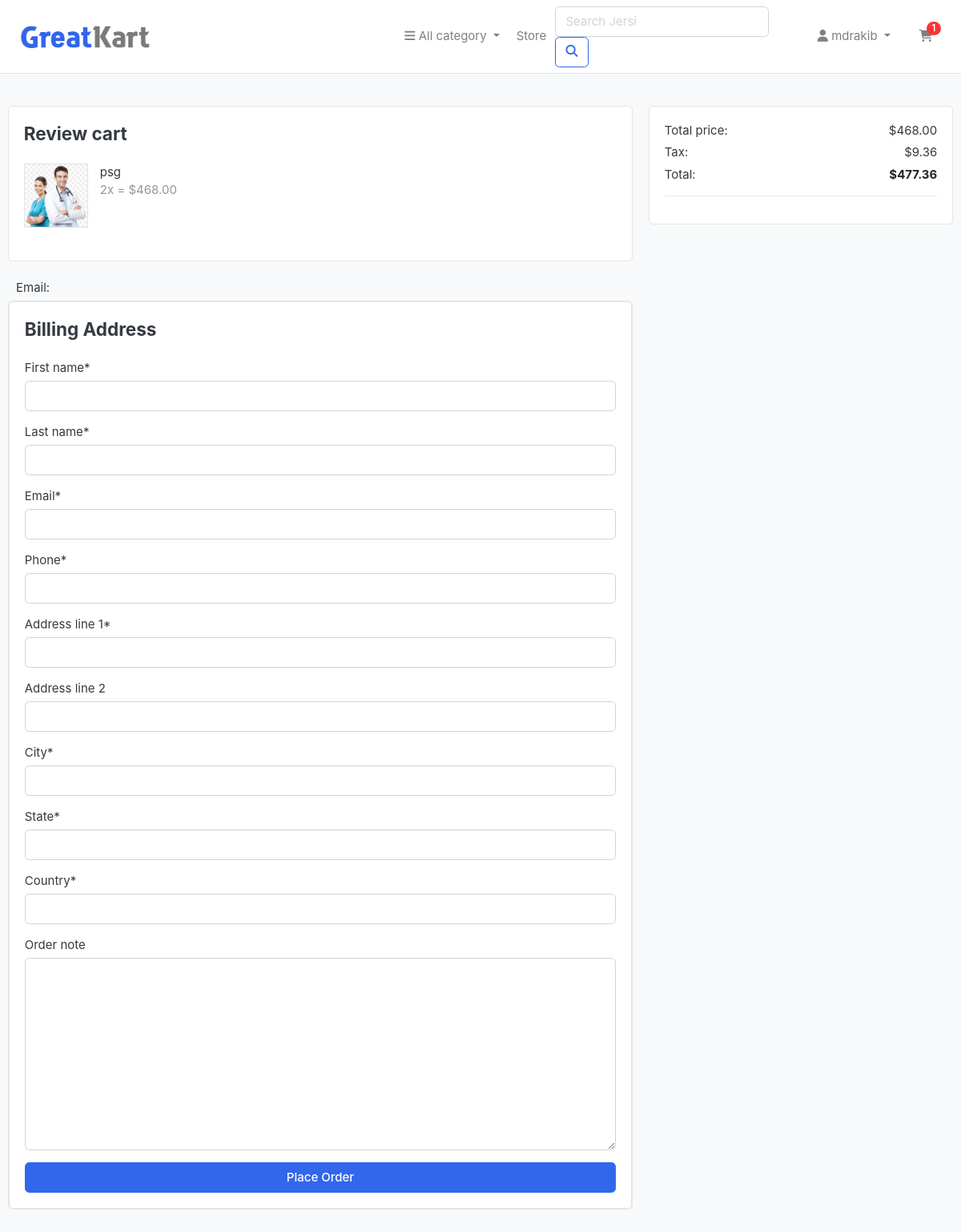
Screenshot of /checkout/ (signed in) with the database file from the repository.
### jersi_app/models.py (models this page shows, shortened)
class Cart(models.Model):
    user = models.ForeignKey(User, on_delete=models.CASCADE)
    jersi = models.ForeignKey(Jersi, on_delete=models.CASCADE)
    quantity = models.PositiveIntegerField(default=1)

class Jersi(models.Model):
    name = models.CharField(max_length=100)
    category = models.ForeignKey(Category, related_name='jerseys', on_delete=models.CASCADE)
    price = models.DecimalField(max_digits=10, decimal_places=2)
    detail = models.CharField(max_length=500)
    quantity = models.PositiveIntegerField(default=1)
    image = models.ImageField(upload_to='media/', null=True, blank=True)

### jersi_app/views.py (the view)
# urls.py: path('checkout/', views.checkout, name='checkout'),
def checkout(request):
    if request.user.is_authenticated:
        cart_items = Cart.objects.filter(user=request.user)
        total_price = sum(item.jersi.price * item.quantity for item in cart_items)
        tax = (2 * total_price) / 100  # 2% VAT
        total_price_with_tax = total_price + tax
        for item in cart_items:
            item.total_price = item.jersi.price * item.quantity
        if request.method == 'POST':
            form = AddressForm(request.POST)
            if form.is_valid():
                address = form.save(commit=False)
                address.user = request.user
                address.save()
                messages.success(request, 'Your order successfully placed!')
                return redirect('order_complate')
        else:
            form = AddressForm()
        return render(request, 'checkout.html', {
            'cart_items': cart_items,
            'total_price': total_price,
            'tax': tax,
            'total_price_with_tax': total_price_with_tax,
            'form': form
        })
    else:
        messages.success(request, 'You need to create an account and log in to proceed to checkout.')
        return redirect('signin')

### jersi_app/forms.py
class AddressForm(forms.ModelForm):
    class Meta:
        model = Address
        fields = ['first_name', 'last_name', 'email', 'phone', 'address_line_1', 'address_line_2', 'city', 'state', 'country', 'order_note']

### jersi_app/context_processors.py (called while the page is built)
def cart_items_count(request):
    if request.user.is_authenticated:
        return {'cart_items_count': Cart.objects.filter(user=request.user).count()}
    return {'cart_items_count': 0}

### jersi_app/templates/checkout.html (shortened to what this page needs)
{% extends "base.html" %}
{% load crispy_forms_tags%}
{% block body %}
<section class="section-content padding-y bg">
    <div class="container">
        <div class="row">
            <main class="col-md-8">
                <article class="card mb-4">
                    <div class="card-body">
                        <h4 class="card-title mb-4">Review cart</h4>
                        <div class="row">
                            {% for item in cart_items %}
                            <div class="col-md-6">
                                <figure class="itemside mb-4">
                                    <div class="aside"><img src="{{ item.jersi.image.url }}" class="border img-sm"></div>
                                    <figcaption class="info">
                                        <p>{{ item.jersi.name }}</p>
                                        <span class="text-muted">{{ item.quantity }}x = ${{ item.total_price }}</span>
                                    </figcaption>
                                </figure>
                            </div>
                            {% endfor %}
                        </div>
                    </div>
                </article>
				<div class="col">
					<label for="id_email">Email:</label>
				</div>
				<article class="card mb-4">
                    <div class="card">
                        <div class="card-body">
                            <h4 class="card-title mb-4">Billing Address</h4>
                            <form action="" method="POST">
								{{form|crispy}}
                                <button type="submit" class="btn btn-primary btn-block">Place Order</button>
                            </form>
                        </div>
                    </div>
                </article>
            </main>
            <aside class="col-md-4">
                <div class="card">
                    <div class="card-body">
                        <dl class="dlist-align">
                            <dt>Total price:</dt>
                            <dd class="text-right">${{ total_price }}</dd>
                        </dl>
                        <dl class="dlist-align">
                            <dt>Tax:</dt>
                            <dd class="text-right">${{ tax }}</dd>
                        </dl>
                        <dl class="dlist-align">
                            <dt>Total:</dt>
                            <dd class="text-right text-dark b"><strong>${{ total_price_with_tax }}</strong></dd>
                        </dl>
                        <hr>
                    </div>
                </div>
            </aside>
        </div>
    </div>
</section>
{% endblock %}

### jersi_app/templates/base.html (shortened to what this page needs)
<!DOCTYPE html>
{% load static %}
<html lang="en">
<head>
    <link href="{% static 'css/bootstrap.css'%}" rel="stylesheet" type="text/css" />
    <link rel="stylesheet" href="https://cdnjs.cloudflare.com/ajax/libs/font-awesome/6.7.1/css/all.min.css" />
    <link href="{% static 'css/ui.css'%}" rel="stylesheet" type="text/css" />
    <link href="{% static 'css/responsive.css'%}" rel="stylesheet" media="only screen and (max-width: 1200px)" />
</head>
<body>
<header class="section-header">
    <nav class="navbar navbar-expand-lg navbar-light bg-white border-bottom">
      <div class="container">
        <a class="navbar-brand" href="{% url 'home' %}">
          <img class="logo img-fluid" src="{% static 'images/logo.png' %}" alt="Logo" style="max-height:40px;">
        </a>
        <div class="collapse navbar-collapse" id="mainNavbar">
          <ul class="navbar-nav mr-auto">
            <li class="nav-item dropdown">
              <a class="nav-link dropdown-toggle" href="#" id="categoryDropdown" role="button" data-toggle="dropdown" aria-haspopup="true" aria-expanded="false">
                <i class="fa fa-bars"></i> All category
              </a>
            </li>
            <li class="nav-item">
              <a class="nav-link" href="{% url 'store' %}">Store</a>
            </li>
          </ul>
          <form class="form-inline my-2 my-lg-0 mr-lg-3" action="{% url 'search' %}" method="GET">
            <input class="form-control mr-sm-2" type="search" name="q" placeholder="Search Jersi" aria-label="Search">
            <button class="btn btn-outline-primary my-2 my-sm-0" type="submit"><i class="fa fa-search"></i></button>
          </form>
          <ul class="navbar-nav">
            <li class="nav-item dropdown">
              <a class="nav-link dropdown-toggle" href="#" id="userDropdown" role="button" data-toggle="dropdown" aria-haspopup="true" aria-expanded="false">
                {% if user.is_authenticated %}
                  <i class="fa fa-user"></i> {{ user }}
                {% else %}
                  <i class="fa fa-user"></i> Guest
                {% endif %}
              </a>
            </li>
            <li class="nav-item ml-lg-3">
              <a class="nav-link position-relative" href="{% url 'cart' %}">
                <i class="fa-solid fa-cart-shopping"></i>
                <span class="badge badge-pill badge-danger position-absolute" style="top:0; right:0;">
                  {% if cart_items_count %}
                    {{ cart_items_count }}
                  {% else %}
                    0
                  {% endif %}
                </span>
              </a>
            </li>
          </ul>
        </div>
      </div>
    </nav>
</header>
<main>
  {% block body %}{% endblock body %}
</main>
</body>
</html>

### static/css/ui.css (style rules this page uses)
html { font-family: "Inter", sans-serif; font-size: 15px; }
.img-xs, .img-sm, .img-md, .img-lg { -o-object-fit: cover; object-fit: cover; flex-shrink: 0; flex-grow: 0; }
.img-sm { width: 80px; height: 80px; }
.padding-y { padding-top: 40px; padding-bottom: 40px; }
figure { margin-bottom: 0; }
article:after, .form-group:after { display: block; clear: both; content: ""; }
.bg { background-color: #f8f9fa; }
.bg-white { background-color: #fff; }
.b { font-weight: 600; }
.brand-wrap .logo, .navbar-brand .logo { margin-right: 7px; max-height: 42px; display: inline-block; }
.itemside { position: relative; display: flex; width: 100%; }
.itemside .aside { position: relative; flex-shrink: 0; }
.itemside .info { padding-left: 15px; padding-right: 7px; }
.itemside p { margin-bottom: 0; }
[class*=dlist-] { margin-bottom: 5px; }
[class*=dlist-] dd { margin-bottom: 0; }
.dlist-align { display: flex; }
.dlist-align dt { width: 150px; word-wrap: break-word; font-weight: normal; }
.dlist-align dd { flex-grow: 1; }

### rows the page displays
Cart: jersi.image (picture), jersi.name "psg", quantity "2", total_price "468.00"

### other values shown
{{ user }} "mdrakib"
{{ cart_items_count }} "1"
{{ total_price }} "468.00"
{{ tax }} "9.36"
{{ total_price_with_tax }} "477.36"
